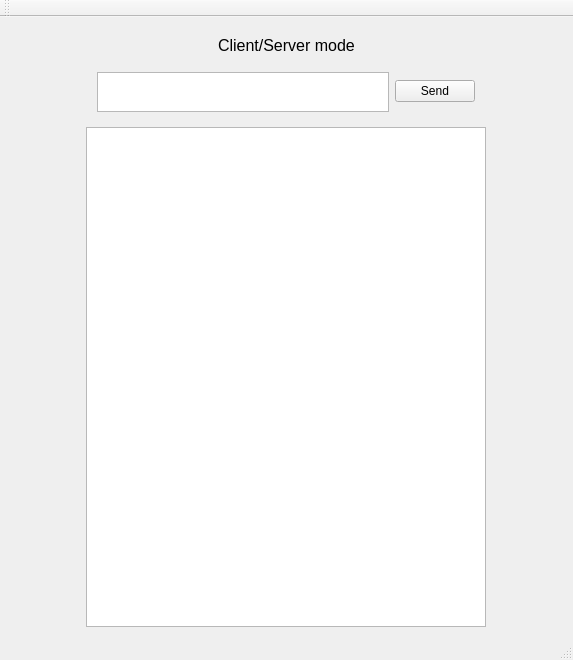
<?xml version="1.0" encoding="UTF-8"?>
<ui version="4.0">
 <class>MainWindow</class>
 <widget class="QMainWindow" name="MainWindow">
  <property name="geometry">
   <rect>
    <x>0</x>
    <y>0</y>
    <width>573</width>
    <height>660</height>
   </rect>
  </property>
  <property name="windowTitle">
   <string>MainWindow</string>
  </property>
  <widget class="QWidget" name="centralWidget">
   <layout class="QVBoxLayout" name="verticalLayout">
    <item alignment="Qt::AlignHCenter|Qt::AlignBottom">
     <widget class="QLabel" name="label_modeLabel">
      <property name="sizePolicy">
       <sizepolicy hsizetype="Minimum" vsizetype="Minimum">
        <horstretch>0</horstretch>
        <verstretch>0</verstretch>
       </sizepolicy>
      </property>
      <property name="maximumSize">
       <size>
        <width>400</width>
        <height>70</height>
       </size>
      </property>
      <property name="font">
       <font>
        <pointsize>12</pointsize>
       </font>
      </property>
      <property name="text">
       <string>Client/Server mode</string>
      </property>
      <property name="alignment">
       <set>Qt::AlignBottom|Qt::AlignLeading|Qt::AlignLeft</set>
      </property>
     </widget>
    </item>
    <item alignment="Qt::AlignHCenter">
     <widget class="QWidget" name="widget" native="true">
      <property name="minimumSize">
       <size>
        <width>400</width>
        <height>60</height>
       </size>
      </property>
      <property name="maximumSize">
       <size>
        <width>400</width>
        <height>60</height>
       </size>
      </property>
      <layout class="QHBoxLayout" name="horizontalLayout">
       <item>
        <widget class="MyTextEdit" name="textEdit_messageInput">
         <property name="minimumSize">
          <size>
           <width>0</width>
           <height>40</height>
          </size>
         </property>
         <property name="maximumSize">
          <size>
           <width>16777215</width>
           <height>60</height>
          </size>
         </property>
        </widget>
       </item>
       <item>
        <widget class="QPushButton" name="button_sendMessage">
         <property name="text">
          <string>Send</string>
         </property>
        </widget>
       </item>
      </layout>
     </widget>
    </item>
    <item alignment="Qt::AlignHCenter|Qt::AlignTop">
     <widget class="QTextBrowser" name="window_displayWindow">
      <property name="minimumSize">
       <size>
        <width>400</width>
        <height>500</height>
       </size>
      </property>
      <property name="maximumSize">
       <size>
        <width>400</width>
        <height>600</height>
       </size>
      </property>
     </widget>
    </item>
   </layout>
  </widget>
  <widget class="QMenuBar" name="menuBar">
   <property name="geometry">
    <rect>
     <x>0</x>
     <y>0</y>
     <width>573</width>
     <height>21</height>
    </rect>
   </property>
  </widget>
  <widget class="QToolBar" name="mainToolBar">
   <attribute name="toolBarArea">
    <enum>TopToolBarArea</enum>
   </attribute>
   <attribute name="toolBarBreak">
    <bool>false</bool>
   </attribute>
  </widget>
  <widget class="QStatusBar" name="statusBar"/>
 </widget>
 <layoutdefault spacing="6" margin="11"/>
 <customwidgets>
  <customwidget>
   <class>MyTextEdit</class>
   <extends>QPlainTextEdit</extends>
   <header>mytextedit.h</header>
  </customwidget>
 </customwidgets>
 <resources/>
 <connections/>
</ui>
